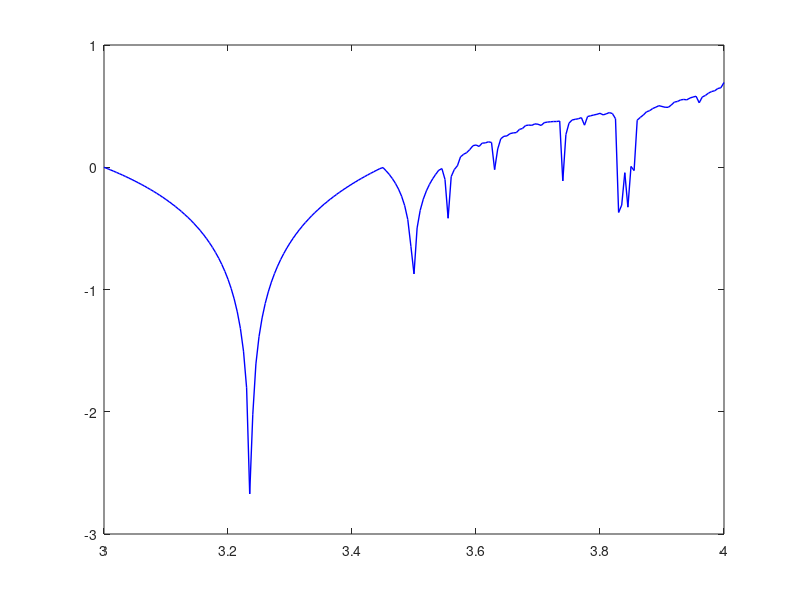

This figure's MATLAB source: (Note: this script raises an error after producing the figure.)
%% Lyapunov exponent calculation as function of the parameter 'a'

N = 10000;
n = 500;

a = (3:0.005:4)';
LE = zeros(size(a,1),1);

for k = 1:size(a,1)
    x = 0.2;
    
    for i = 1:N
        x = a(k)*x*(1 - x);
        
        if i > n
            LE(k)= LE(k) + log(abs(a(k)*(1 - 2*x)));
        end
    end
end

LE = LE./(N-n);

figure
plot(a,LE,'b','LineWidth',1)
yline(0,'r--','LineWidth',2)
title('Lyapunov Exponent for Logistic map $x_{n+1} = rx_n(1-x_n)$',...
    'interpreter','latex','fontsize',14)
xlabel('$r$','interpreter','latex','fontsize',18)
ylabel('$\lambda$','interpreter','latex','fontsize',18)

clear
